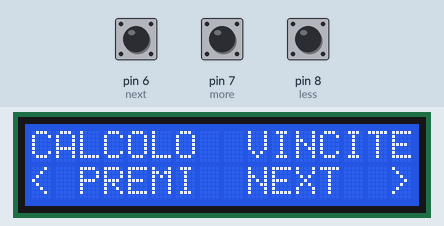
The sketch below on a simulated Arduino Uno, built with avr-gcc and run on an emulated ATmega328P. Parts: 16×2 character LCD. The test bench sets the inputs (shaded band); at power-on: pin 6 (next) HIGH, pin 7 (more) HIGH, pin 8 (less) HIGH.

Above: at 0.8 s.
0.9 s: pin 6 (next) pulled LOW for 3.2 s
At 5.0 s:
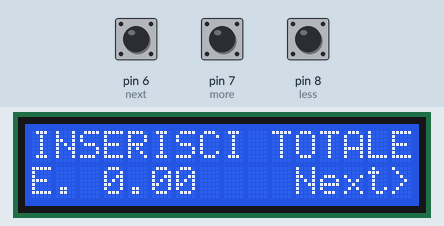
5.6 s: pin 7 (more) pulled LOW for 3.2 s
At 9.9 s:
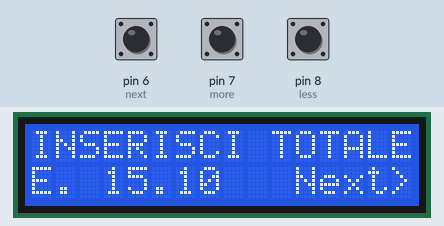
10.3 s: pin 8 (less) pulled LOW for 1 s
At 12.5 s:
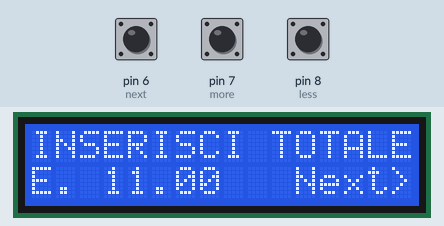
12.8 s: pin 6 (next) pulled LOW for 1 s
At 14.8 s:
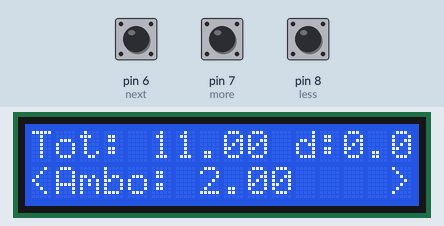
15.3 s: pin 7 (more) pulled LOW for 0.15 s
At 16.7 s:
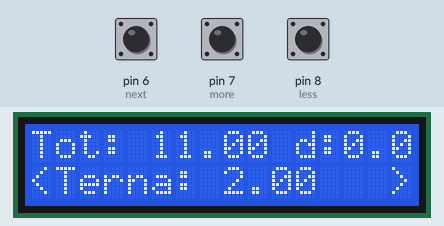
17.0 s: pin 8 (less) pulled LOW for 3.2 s
At 17.51 s:
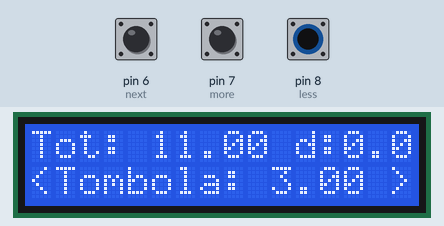
Timing chart, 0 to 20.0 s (numbered marks = the images above; inputs shaded):
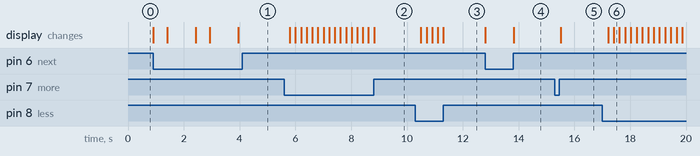

Measured:
- after the input at 0.9 s, the display: changes at once (image 1)
- after the input at 5.6 s, the display: first changes after 0.20 s (image 2 shows a later state)
- after the input at 10.3 s, the display: first changes after 0.20 s (image 3 shows a later state)
- after the input at 12.8 s, the display: first changes at once (image 4 shows a later state)
- after the input at 15.3 s, the display: changes after 0.20 s (image 5)
- after the input at 17.0 s, the display: first changes after 0.20 s (image 6 shows a later state)

The sketch:

Tombola.ino
```cpp
#include <LiquidCrystal.h>
LiquidCrystal lcd(12, 11, 5, 4, 3, 2);

#define next 6
#define more 7
#define less 8

double totale;
double diffMontepremi;
double ambo,terna,quaterna,cinquina,tombola;

short int stato = 1, statoPrecedente=0;

void setup() {
  pinMode(next, INPUT_PULLUP);
  pinMode(more, INPUT_PULLUP);
  pinMode(less, INPUT_PULLUP);
  lcd.begin(16, 2);
  printLCD("CALCOLO  VINCITE", "< PREMI  NEXT  >");
  while(!isPressedButton(next));
  inizializza();
}

void loop() {
  if(isPressedButton(next)) inizializza();
  visualizzaPremi();
}

void inizializza(){
  printLCD("INSERISCI TOTALE", "E. "+String(totale)+"    Next>");
  delay(500);
  while(!isPressedButton(next)){
    if(isPressedButton(more)&&totale<99.80){
      delay(200);
      while(isPressedButton(more)&&totale<98) {
        totale++;
        aggiornaTotale();
        delay(200);
      }
      totale = totale + 0.10;
      aggiornaTotale();
    }
    else if(isPressedButton(less)&&totale>0.1){
      delay(200);
      while(isPressedButton(less)&&totale>1) {
        totale--;
        aggiornaTotale();
        delay(200);
      }
      totale = totale - 0.10;
      aggiornaTotale();
    }
  }
  printLCD("Diff. Vinc:  "+String(diffMontepremi), "Calcola premi ->");
  delay(500);
  while(!isPressedButton(next)){
    if(isPressedButton(more)&&(totale/(diffMontepremi+0.1)>10)){
      diffMontepremi=diffMontepremi+0.1;
      aggiornaDiffMontepremi();
      delay(200);
    }
    else if(isPressedButton(less)&&diffMontepremi>0.1){
      diffMontepremi=diffMontepremi-0.1;
      aggiornaDiffMontepremi();
      delay(200);
    }
  }
  calcolaPremi();
  delay(500);
  String msg = "Tot: "+String(totale)+" d:"+String(diffMontepremi);
  printLCD(msg, "                ");
  stato = 1; statoPrecedente = 0;
}

void printLCD(String primaRiga, String secondaRiga){
  lcd.clear();
  lcd.setCursor(0,0);
  lcd.print(primaRiga);
  lcd.setCursor(0,1);
  lcd.print(secondaRiga);
}

void checkStato(short int statoMore, short int statoLess){
  if(isPressedButton(more)){
    stato=statoMore;
    delay(200);
  }
  else if(isPressedButton(less)){
    stato=statoLess;
    delay(200);
  }
}

void mostraPremi(String premio, double valore){
  if(statoPrecedente==stato) return;
  lcd.setCursor(0,1);
  lcd.print("                ");
  lcd.setCursor(0,1);
  lcd.print("<");
  lcd.print(premio);
  lcd.print(": ");
  lcd.print(valore);
  lcd.setCursor(15,1);
  lcd.print(">");
  statoPrecedente = stato;
}

void visualizzaPremi(){
  switch(stato){
    case 1:{
      mostraPremi("Ambo",ambo);
      checkStato(2,5);
      break;
    }
    case 2:{
      mostraPremi("Terna",terna);
      checkStato(3,1);
      break;
    }
    case 3:{
      mostraPremi("Quaterna",quaterna);
      checkStato(4,2);
      break;
    }
    case 4:{
      mostraPremi("Cinquina",cinquina);
      checkStato(5,3);
      break;
    }
    case 5:{
      mostraPremi("Tombola",tombola);
      checkStato(1,4);
      break;
    }
  }
}

void aggiornaTotale(){
  if(totale>10){
    lcd.setCursor(3,1);
    lcd.print(totale);
  }
  else{
    lcd.setCursor(3,1);
    lcd.print(totale);
    lcd.print("  ");
  }
}

void aggiornaDiffMontepremi(){
  lcd.setCursor(13,0);
  lcd.print(diffMontepremi);
}

void calcolaPremi(){
  ambo = (totale - 10 * diffMontepremi) / 5;
  terna = ambo + diffMontepremi;
  quaterna = ambo + diffMontepremi * 2;
  cinquina = ambo + diffMontepremi * 3;
  tombola = ambo + diffMontepremi * 4;
  if(ambo>1){
    tombola = tombola + (ambo-int(ambo)) + (terna-int(terna)) + (quaterna-int(quaterna)) + (cinquina-int(cinquina));
    ambo = (int) ambo;
    terna = (int) terna;
    quaterna = (int) quaterna;
    cinquina = (int) cinquina;
  }
}

bool isPressedButton(short int pin){
  return !digitalRead(pin);
}
```
